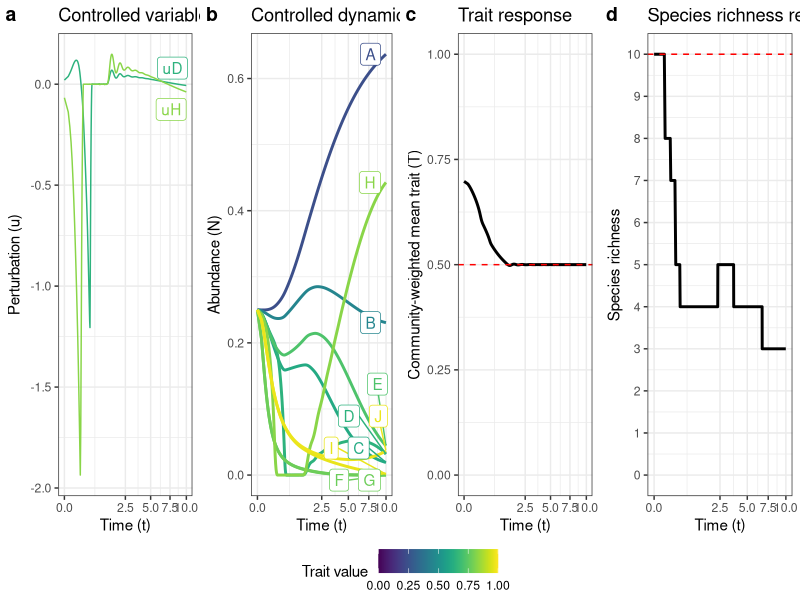

This figure's R source:
library(ggplot2)
library(reshape2)
library(ggpubr)
library(dplyr)
library(viridis)
library(ggrepel)

# add in time series
data_statevars = read.csv("preds_statevars.csv",header=FALSE)
names(data_statevars) = LETTERS[1:ncol(data_statevars)]
data_perturbations = read.csv("preds_perturbations.csv",header=FALSE)
names(data_perturbations) = paste("u",LETTERS[1:ncol(data_statevars)],sep="")

data_time = read.csv("preds_time.csv",header=FALSE)
names(data_time) = "t"
data_aux = read.csv("preds_aux.csv",header=FALSE)
names(data_aux) = c("Blank","T_cwm","N_tot","richness")

data_traits = read.csv("preds_traits.csv",header=F) %>% rename(trait.value=V1) %>% mutate(species=LETTERS[1:ncol(data_statevars)])
data_traits = rbind(data_traits, data_traits %>% mutate(species=paste("u",species,sep="")))

data_ts = cbind(data_time, data_statevars, data_perturbations, data_aux)

data_ts_melted = melt(data_ts,id.vars=c("t")) %>%
  left_join(data_traits %>% rename(variable=species))

vars_perturbed = data_ts_melted %>% group_by(variable) %>% summarize(mean=mean(value)) %>% filter(variable %in% paste("u",LETTERS[1:ncol(data_statevars)],sep="")) %>% filter(mean!=0)



g_perturbation = ggplot(data=data_ts_melted %>% filter(variable %in% paste("u",LETTERS[1:ncol(data_statevars)],sep="") & variable %in% vars_perturbed$variable)) +
  geom_line(aes(x=t,y=value,col=trait.value,group=variable),size=0.5) + 
  theme_bw() +
  xlab("Time (t)") + ylab("Perturbation (u)") +
  geom_label_repel(data=data_ts_melted %>% filter(t==max(t) & variable %in% paste("u",LETTERS[1:ncol(data_statevars)],sep="") & variable %in% vars_perturbed$variable),aes(x=t,y=value,label=variable,color=trait.value),max.overlaps=Inf) +
  ggtitle('Controlled variable') +
  scale_color_viridis(name='Trait value',lim=c(0,1)) +
  scale_x_sqrt()

g_controlled = ggplot(data=data_ts_melted %>% filter(variable %in% LETTERS[1:ncol(data_statevars)])) +
  geom_line(aes(x=t,y=value,col=trait.value,group=variable),size=1) + 
  theme_bw() +
  xlab("Time (t)") + ylab("Abundance (N)") +
  geom_label_repel(data=data_ts_melted %>% filter(t==max(t) & variable %in% LETTERS[1:ncol(data_statevars)]),aes(x=t,y=value,label=variable,color=trait.value),max.overlaps=Inf) +
  ggtitle('Controlled dynamics') +
  scale_color_viridis(name='Trait value',lim=c(0,1)) +
  scale_x_sqrt()



g_trait = ggplot(data=data_ts_melted %>% filter(variable=="T_cwm")) + 
  geom_line(aes(x=t,y=value),size=1) +
  theme_bw() + 
  xlab("Time (t)") + ylab("Community-weighted mean trait (T)") +
  ggtitle('Trait response') +
  ylim(0,1) +
  geom_hline(yintercept = 0.5,color='red',linetype='dashed') +
  scale_x_sqrt()

g_richness = ggplot(data=data_ts_melted %>% filter(variable=="richness")) + 
  geom_line(aes(x=t,y=value),size=1) +
  theme_bw() + 
  xlab("Time (t)") + ylab("Species richness") +
  ggtitle('Species richness response') +
  ylim(0,10) +
  geom_hline(yintercept = 10,color='red',linetype='dashed') +
  scale_x_sqrt() +
  scale_y_continuous(breaks=0:10,limits=c(0,10))

g_all = ggarrange(g_perturbation, g_controlled, g_trait, g_richness, labels='auto', nrow=1,ncol=4,common.legend=TRUE,legend='bottom')

ggsave(g_all,file='g_control_continuous.png',width=9,height=4)
